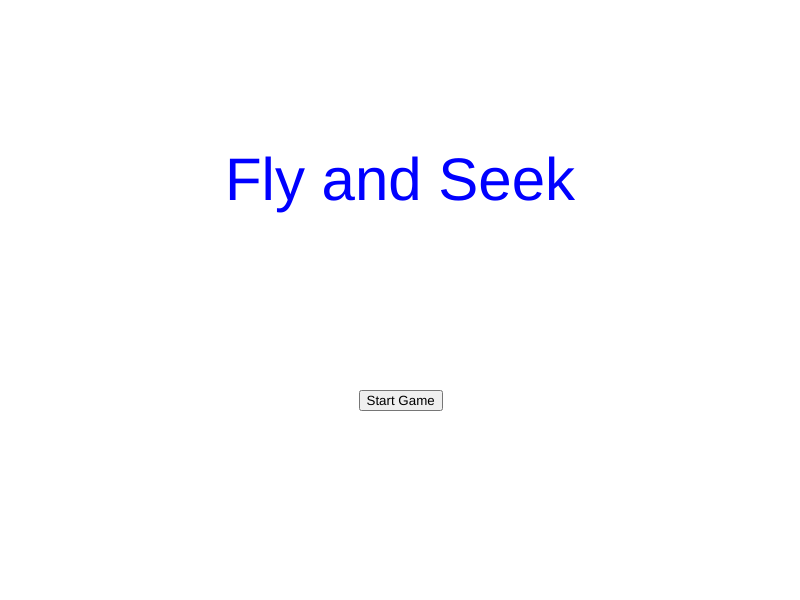
Frame 1 (no input)
Frame 60 (no input): identical to frame 1, image omitted
Frame 120 (the mouse pressed at the canvas centre since frame 60): identical to frame 1, image omitted

The p5.js sketch that drew this single still picture (run headless with seeded random() and noise() and a simulated clock; from frame 60 on, the mouse is pressed at the canvas centre):

// p5.js sketch
// ── sketch.js
let vehicles = [];
let d = 10;
let gamestage = 0;
let score = 0;
let pastHighScore = 0;
let counter = 0;
let X = [],
  Y = []; //array to store new vehicles spawn coordinates
let startingFrame; //to ensure more vehicles always spawn 10 seconds after the first one, otherwise vehicles spawning may get interupted by new vehicles spawning if player clicks start at 7-9th second
let button1, button2;

function setup() {
  createCanvas(800, 600);
  button1 = createButton("Start Game"); //button to start game
  button1.position(width / 2 - 41.5, (height * 2) / 3 - 10.5); //center the button to 400, 400
  button1.mousePressed(() => {
    gamestage = 1; //start actual game
    startingFrame = frameCount;
    button1.hide();
    counter = 180;
    for (let i = 0; i < 3; i++) {
      X.push(random(20, width - 20));
      Y.push(random(20, height - 20));
    } //prepare spawning new vehicles
    player = new Player(); //spawn player
  });
  button2 = createButton("Return to start"); //button to go back to start
  button2.position(width / 2 - 50, height * 2 / 3 - 10.5);
  button2.mousePressed(() => {
    vehicles = []; //clear vehicles
    gamestage = 0; //go back to start
    if (score > pastHighScore) {
      pastHighScore = score; //saves high score
    }
    score = 0; //clear score
    button1.show();
    button2.hide();
  })
  button2.hide();
}

function draw() {
  background(255);
  if (gamestage == 0) {
    fill("blue");
    textSize(60);
    textAlign(CENTER);
    text("Fly and Seek", width / 2, height / 3);
  } else if (gamestage == 1) {
    player.update();
    // Call the appropriate steering behaviors for our agents
    for (let vehicle of vehicles) {
      vehicle.collided();
      vehicle.arrive(mouseX, mouseY);
      vehicle.unalignment(vehicles);
      vehicle.boundaries();
      vehicle.update();
      vehicle.show();
    }
    if ((frameCount - startingFrame) % 900 == 0) {
      counter = 180;
      X = [];
      Y = []; //clears the arrays of the old coordinates
      for (let i = 0; i < 3; i++) {
        X.push(random(20, width - 20));
        Y.push(random(20, height - 20));
      }
    }
    if (counter > 0) {
      for (let i = 0; i < 3; i++) {
        stroke(0);
        fill("red");
        circle(X[i], Y[i], 40);
        fill(255);
        noStroke();
        textSize(20);
        textAlign(CENTER);
        text(round(counter / 60) + 1, X[i], Y[i] + 7);
      }
      counter -= 1;
      if (counter == 1) {
        for (let i = 0; i < 3; i++) {
          let vehicle = new Vehicle(X[i], Y[i]);
          vehicles.push(vehicle); //spawn new vehicles
        }
        score++;
      }
    }
    fill(0);
    noStroke();
    textAlign(LEFT);
    textSize(30);
    text("Score: " + score, 60, 60);
  } else if (gamestage == 2) {
    fill(0);
    noStroke();
    textAlign(CENTER);
    textSize(50);
    text("Congrats! Your new score is " + score + ".", width / 2, height / 3);
    if (score > pastHighScore) {
      textSize(30);
      text("That's a new high score!", width / 2, height / 2);
    }
  }
}

// ── agents.js
class Vehicle {
    constructor(x, y) {
      this.position = createVector(x, y);
      this.velocity = createVector(0, 0);
      this.theta = PI / 2;
      this.acceleration = createVector(0, 0);
      this.r = 6;
      this.maxspeed = 8;
      this.maxforce = 0.6;
      this.colour = [random(0, 255), random(0, 255), random(0, 255)];
    }
  
    // Method to update location
    update() {
      this.acceleration.limit(this.maxforce);
      // Update velocity
      this.velocity.add(this.acceleration);
      // Limit speed
      this.velocity.limit(this.maxspeed);
      this.position.add(this.velocity);
      // Reset acceleration to 0 each cycle
      this.acceleration.mult(0);
    }
  
    applyForce(force) {
      // We could add mass here if we want A = F / M
      this.acceleration.add(force);
    }
  
    show() {
      // Draw a triangle rotated in the direction of velocity
      //triangle: base 2r, height 4r, isosecles, position is middle of base
      this.theta = this.velocity.heading() + PI / 2;
      fill(this.colour);
      stroke(0);
      strokeWeight(2);
      push();
      translate(this.position.x, this.position.y);
      rotate(this.theta);
      beginShape();
      vertex(0, -this.r * 2);
      vertex(-this.r, this.r * 2);
      vertex(this.r, this.r * 2);
      endShape(CLOSE);
      pop();
    }
  
    arrive(targetX, targetY) {
      let target = createVector(targetX, targetY);
      // A vector pointing from the location to the target
      let desired = p5.Vector.sub(target, this.position);
      let d = desired.mag();
      // Scale with arbitrary damping within 100 pixels
      if (d < 10) {
        var m = map(d, 0, 10, 0, this.maxspeed);
        desired.setMag(m);
      } else {
        desired.setMag(this.maxspeed);
      }
  
      // Steering = Desired minus Velocity
      let steer = p5.Vector.sub(desired, this.velocity); // Limit to maximum steering force
      this.applyForce(steer);
    }
  
    unalignment(boids) {
      let perceptionRadius = 50;
      let steer = createVector();
      let total = 0;
  
      for (const other of boids) {
        let distance = dist(
          this.position.x,
          this.position.y,
          other.position.x,
          other.position.y
        );
  
        if (other !== this && distance < perceptionRadius) {
          steer.add(other.velocity);
          total++;
        }
      }
  
      if (total > 0) {
        steer.div(total); //average
        steer.setMag(this.maxspeed); //desired velocity
        steer.sub(this.velocity); //calculate force
      }
      //borrowed from boids, pursuers should not all go in the same direction
      steer.mult(-1);
      this.applyForce(steer);
    }
  
    boundaries() {
      let desired = null;
      //d is the distance from the edge
      if (this.position.x < d) {
        desired = createVector(this.maxspeed, this.velocity.y); //what???
      } else if (this.position.x > width - d) {
        desired = createVector(-this.maxspeed, this.velocity.y); //what???
      }
  
      if (this.position.y < d) {
        desired = createVector(this.velocity.x, this.maxspeed); //what????
      } else if (this.position.y > height - d) {
        desired = createVector(this.velocity.x, -this.maxspeed); //what???
      }
  
      if (desired !== null) {
        desired.normalize();
        desired.mult(this.maxspeed);
        let steer = p5.Vector.sub(desired, this.velocity);
        this.applyForce(steer);
      }
    }
  
    collided() {
      if (player.power != 1) {
        let p = createVector(mouseX - this.position.x, mouseY - this.position.y); //coor of player when vehicle's position is 0,0
        p.rotate(-this.theta);
        if (dist(0, -2 * this.r, p.x, p.y) <= 24) {
          player.hp -= 1;
          player.power = 1;
          player.frame = 180;
        } else if (dist(-this.r, 2 * this.r, p.x, p.y) <= 24) {
          player.hp -= 1;
          player.power = 1;
          player.frame = 180;
        } else if (dist(this.r, 2 * this.r, p.x, p.y) <= 24) {
          player.hp -= 1;
          player.power = 1;
          player.frame = 180;
        } //only checks if player collided with vertices of vehicle, a bit cheaty but highly unlikely for player to hit vehicle without hitting a vertex as vehicles are moving quite fast
      }
    }
  }
  
  class Player {
    constructor() {
      this.hp = 3; //hearts can be scaled to different values
      this.frame = 0;
      this.power = 0;
      this.r = 24;
    }
  
    update() {
      if (this.frame % 30 < 15) {
        fill(127);
        stroke(0);
        strokeWeight(2);
        circle(mouseX, mouseY, 2 * this.r);
      } //flash 6 times when hit
  
      if (this.frame > 0) {
        this.frame -= 1; //3 seconds of immunity when hit
      } else {
        this.power = 0; //no more immunity
      }
      if (player.hp > 0) {
        for (let i = 0; i < player.hp; i++) {
          heart(width - 20 - i * 35, 30);
        }
      } else {
        gamestage = 2;
        button2.show();
      }
    }
  }
  
  function heart(x, y) {
    stroke(0);
    fill("red");
    push();
    translate(x, y); //bottom of heart
    bezier(0, 0, 24.1, -12.1, 14.7, -32.5, 0, -20.7); //right half of heart
    bezier(0, 0, -24.1, -12.1, -14.7, -32.5, 0, -20.7); //left half of heart
    //values found by desmos, original values for right half of the heart unscaled and following normal math conventions: 0, 0, 7.23, 3.62, 4.42, 9.76, 0, 6.2
    pop();
  }
  
